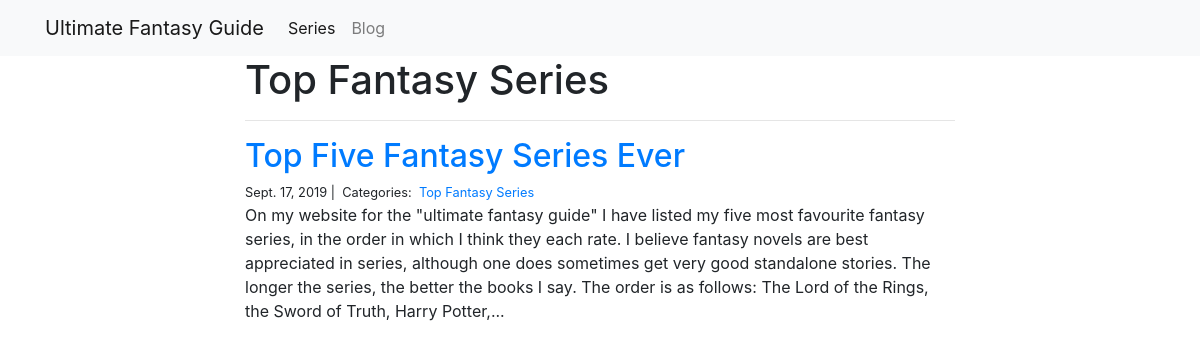
Screenshot of /blog/Top Fantasy Series/ with the database file from the repository.
### blog/models.py (models this page shows)
class Category(models.Model):
    name = models.CharField(max_length=20)

class BlogPost(models.Model):
    title = models.CharField(max_length=255)
    body = models.TextField()
    created_on = models.DateTimeField(auto_now_add=True)
    last_modified = models.DateTimeField(auto_now=True)
    categories = models.ManyToManyField('Category', related_name='blog_posts')

### blog/views.py (the view)
# urls.py: path("<category>/", views.blog_category, name="blog_category"),
def blog_category(request, category):
    blog_posts = BlogPost.objects.filter(
        categories__name__contains=category
    ).order_by(
        '-created_on'
    )
    context = {
        "category": category,
        "blog_posts": blog_posts
    }
    return render(request, "blog_category.html", context)

### blog/templates/blog_category.html
{% extends "base.html" %}
{% block page_content %}
<div class="col-md-8 offset-md-2">
    <h1>{{ category | title }}</h1>
    <hr>
    {% for blog_post in blog_posts %}
        <h2><a href="{% url 'blog_detail' blog_post.pk%}">{{ blog_post.title }}</a></h2>
        <small>
            {{ blog_post.created_on.date }} |&nbsp;
            Categories:&nbsp;
            {% for category in blog_post.categories.all %}
            <a href="{% url 'blog_category' category.name %}">
                {{ category.name }}
            </a>&nbsp;
            {% endfor %}
        </small>
        <p>{{ blog_post.body | slice:":400" }}...</p>
    {% endfor %}
</div>
{% endblock %}

### rows the page displays
Category: name "Top Fantasy Series"
BlogPost: title "Top Five Fantasy Series Ever", created_on "Sept. 17, 2019", body "On my website for the \"ultimate fantasy guide\" I have listed my five most favourite fantasy series, in the order in which I think they each rate. I believe fantasy novels are best appreciated in series, although one does sometimes get very good standalone stories. The longer the series, the better the books I say. The order is as follows: The Lord of the Rings, the Sword of Truth, Harry Potter,"
